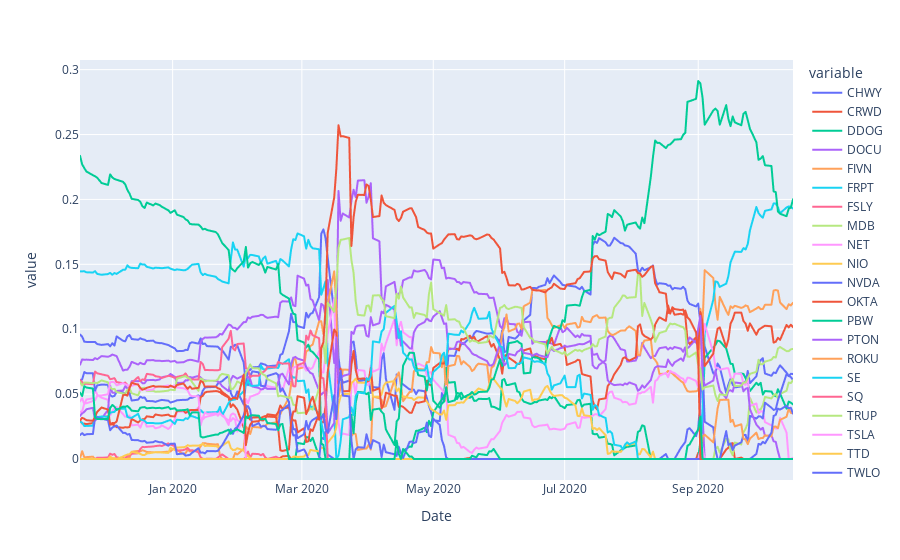

Notebook code for this chart:
### Code cell
r["weight_history"].plot()

### Figure 1 — Plotly figure (JSON) as saved in the notebook; plotly's stock layout.template omitted (floating-point values rounded to 4 significant figures; data arrays with more than 128 entries replaced by an {"elided": "..."} marker saying what was removed)
{"data": [{"hovertemplate": "variable=CHWY<br>Date=%{x}<br>value=%{y}<extra></extra>", "legendgroup": "CHWY", "line": {"color": "#636efa", "dash": "solid"}, "mode": "lines", "name": "CHWY", "showlegend": true, "type": "scattergl", "x": {"elided": "229 str values"}, "xaxis": "x", "y": {"elided": "229 float values"}, "yaxis": "y"}, {"hovertemplate": "variable=CRWD<br>Date=%{x}<br>value=%{y}<extra></extra>", "legendgroup": "CRWD", "line": {"color": "#EF553B", "dash": "solid"}, "mode": "lines", "name": "CRWD", "showlegend": true, "type": "scattergl", "x": {"elided": "229 str values"}, "xaxis": "x", "y": {"elided": "229 float values"}, "yaxis": "y"}, {"hovertemplate": "variable=DDOG<br>Date=%{x}<br>value=%{y}<extra></extra>", "legendgroup": "DDOG", "line": {"color": "#00cc96", "dash": "solid"}, "mode": "lines", "name": "DDOG", "showlegend": true, "type": "scattergl", "x": {"elided": "229 str values"}, "xaxis": "x", "y": {"elided": "229 float values"}, "yaxis": "y"}, {"hovertemplate": "variable=DOCU<br>Date=%{x}<br>value=%{y}<extra></extra>", "legendgroup": "DOCU", "line": {"color": "#ab63fa", "dash": "solid"}, "mode": "lines", "name": "DOCU", "showlegend": true, "type": "scattergl", "x": {"elided": "229 str values"}, "xaxis": "x", "y": {"elided": "229 float values"}, "yaxis": "y"}, {"hovertemplate": "variable=FIVN<br>Date=%{x}<br>value=%{y}<extra></extra>", "legendgroup": "FIVN", "line": {"color": "#FFA15A", "dash": "solid"}, "mode": "lines", "name": "FIVN", "showlegend": true, "type": "scattergl", "x": {"elided": "229 str values"}, "xaxis": "x", "y": {"elided": "229 float values"}, "yaxis": "y"}, {"hovertemplate": "variable=FRPT<br>Date=%{x}<br>value=%{y}<extra></extra>", "legendgroup": "FRPT", "line": {"color": "#19d3f3", "dash": "solid"}, "mode": "lines", "name": "FRPT", "showlegend": true, "type": "scattergl", "x": {"elided": "229 str values"}, "xaxis": "x", "y": {"elided": "229 float values"}, "yaxis": "y"}, {"hovertemplate": "variable=FSLY<br>Date=%{x}<br>value=%{y}<extra></extra>", "legendgroup": "FSLY", "line": {"color": "#FF6692", "dash": "solid"}, "mode": "lines", "name": "FSLY", "showlegend": true, "type": "scattergl", "x": {"elided": "229 str values"}, "xaxis": "x", "y": {"elided": "229 float values"}, "yaxis": "y"}, {"hovertemplate": "variable=MDB<br>Date=%{x}<br>value=%{y}<extra></extra>", "legendgroup": "MDB", "line": {"color": "#B6E880", "dash": "solid"}, "mode": "lines", "name": "MDB", "showlegend": true, "type": "scattergl", "x": {"elided": "229 str values"}, "xaxis": "x", "y": {"elided": "229 float values"}, "yaxis": "y"}, {"hovertemplate": "variable=NET<br>Date=%{x}<br>value=%{y}<extra></extra>", "legendgroup": "NET", "line": {"color": "#FF97FF", "dash": "solid"}, "mode": "lines", "name": "NET", "showlegend": true, "type": "scattergl", "x": {"elided": "229 str values"}, "xaxis": "x", "y": {"elided": "229 float values"}, "yaxis": "y"}, {"hovertemplate": "variable=NIO<br>Date=%{x}<br>value=%{y}<extra></extra>", "legendgroup": "NIO", "line": {"color": "#FECB52", "dash": "solid"}, "mode": "lines", "name": "NIO", "showlegend": true, "type": "scattergl", "x": {"elided": "229 str values"}, "xaxis": "x", "y": {"elided": "229 float values"}, "yaxis": "y"}, {"hovertemplate": "variable=NVDA<br>Date=%{x}<br>value=%{y}<extra></extra>", "legendgroup": "NVDA", "line": {"color": "#636efa", "dash": "solid"}, "mode": "lines", "name": "NVDA", "showlegend": true, "type": "scattergl", "x": {"elided": "229 str values"}, "xaxis": "x", "y": {"elided": "229 float values"}, "yaxis": "y"}, {"hovertemplate": "variable=OKTA<br>Date=%{x}<br>value=%{y}<extra></extra>", "legendgroup": "OKTA", "line": {"color": "#EF553B", "dash": "solid"}, "mode": "lines", "name": "OKTA", "showlegend": true, "type": "scattergl", "x": {"elided": "229 str values"}, "xaxis": "x", "y": {"elided": "229 float values"}, "yaxis": "y"}, {"hovertemplate": "variable=PBW<br>Date=%{x}<br>value=%{y}<extra></extra>", "legendgroup": "PBW", "line": {"color": "#00cc96", "dash": "solid"}, "mode": "lines", "name": "PBW", "showlegend": true, "type": "scattergl", "x": {"elided": "229 str values"}, "xaxis": "x", "y": {"elided": "229 float values"}, "yaxis": "y"}, {"hovertemplate": "variable=PTON<br>Date=%{x}<br>value=%{y}<extra></extra>", "legendgroup": "PTON", "line": {"color": "#ab63fa", "dash": "solid"}, "mode": "lines", "name": "PTON", "showlegend": true, "type": "scattergl", "x": {"elided": "229 str values"}, "xaxis": "x", "y": {"elided": "229 float values"}, "yaxis": "y"}, {"hovertemplate": "variable=ROKU<br>Date=%{x}<br>value=%{y}<extra></extra>", "legendgroup": "ROKU", "line": {"color": "#FFA15A", "dash": "solid"}, "mode": "lines", "name": "ROKU", "showlegend": true, "type": "scattergl", "x": {"elided": "229 str values"}, "xaxis": "x", "y": {"elided": "229 float values"}, "yaxis": "y"}, {"hovertemplate": "variable=SE<br>Date=%{x}<br>value=%{y}<extra></extra>", "legendgroup": "SE", "line": {"color": "#19d3f3", "dash": "solid"}, "mode": "lines", "name": "SE", "showlegend": true, "type": "scattergl", "x": {"elided": "229 str values"}, "xaxis": "x", "y": {"elided": "229 float values"}, "yaxis": "y"}, {"hovertemplate": "variable=SQ<br>Date=%{x}<br>value=%{y}<extra></extra>", "legendgroup": "SQ", "line": {"color": "#FF6692", "dash": "solid"}, "mode": "lines", "name": "SQ", "showlegend": true, "type": "scattergl", "x": {"elided": "229 str values"}, "xaxis": "x", "y": {"elided": "229 float values"}, "yaxis": "y"}, {"hovertemplate": "variable=TRUP<br>Date=%{x}<br>value=%{y}<extra></extra>", "legendgroup": "TRUP", "line": {"color": "#B6E880", "dash": "solid"}, "mode": "lines", "name": "TRUP", "showlegend": true, "type": "scattergl", "x": {"elided": "229 str values"}, "xaxis": "x", "y": {"elided": "229 float values"}, "yaxis": "y"}, {"hovertemplate": "variable=TSLA<br>Date=%{x}<br>value=%{y}<extra></extra>", "legendgroup": "TSLA", "line": {"color": "#FF97FF", "dash": "solid"}, "mode": "lines", "name": "TSLA", "showlegend": true, "type": "scattergl", "x": {"elided": "229 str values"}, "xaxis": "x", "y": {"elided": "229 float values"}, "yaxis": "y"}, {"hovertemplate": "variable=TTD<br>Date=%{x}<br>value=%{y}<extra></extra>", "legendgroup": "TTD", "line": {"color": "#FECB52", "dash": "solid"}, "mode": "lines", "name": "TTD", "showlegend": true, "type": "scattergl", "x": {"elided": "229 str values"}, "xaxis": "x", "y": {"elided": "229 int values"}, "yaxis": "y"}, {"hovertemplate": "variable=TWLO<br>Date=%{x}<br>value=%{y}<extra></extra>", "legendgroup": "TWLO", "line": {"color": "#636efa", "dash": "solid"}, "mode": "lines", "name": "TWLO", "showlegend": true, "type": "scattergl", "x": {"elided": "229 str values"}, "xaxis": "x", "y": {"elided": "229 float values"}, "yaxis": "y"}, {"hovertemplate": "variable=ZM<br>Date=%{x}<br>value=%{y}<extra></extra>", "legendgroup": "ZM", "line": {"color": "#EF553B", "dash": "solid"}, "mode": "lines", "name": "ZM", "showlegend": true, "type": "scattergl", "x": {"elided": "229 str values"}, "xaxis": "x", "y": {"elided": "229 float values"}, "yaxis": "y"}, {"hovertemplate": "variable=ZS<br>Date=%{x}<br>value=%{y}<extra></extra>", "legendgroup": "ZS", "line": {"color": "#00cc96", "dash": "solid"}, "mode": "lines", "name": "ZS", "showlegend": true, "type": "scattergl", "x": {"elided": "229 str values"}, "xaxis": "x", "y": {"elided": "229 float values"}, "yaxis": "y"}], "layout": {"legend": {"title": {"text": "variable"}, "tracegroupgap": 0}, "margin": {"t": 60}, "xaxis": {"anchor": "y", "domain": [0, 1], "title": {"text": "Date"}}, "yaxis": {"anchor": "x", "domain": [0, 1], "title": {"text": "value"}}}}
